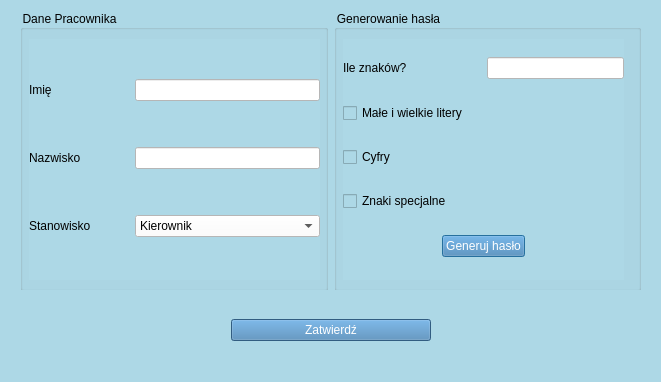
<?xml version="1.0" encoding="UTF-8"?>
<ui version="4.0">
 <class>Dialog</class>
 <widget class="QDialog" name="Dialog">
  <property name="geometry">
   <rect>
    <x>0</x>
    <y>0</y>
    <width>661</width>
    <height>382</height>
   </rect>
  </property>
  <property name="windowTitle">
   <string>Dialog</string>
  </property>
  <property name="styleSheet">
   <string notr="true">background-color:lightblue;</string>
  </property>
  <widget class="QWidget" name="gridLayoutWidget">
   <property name="geometry">
    <rect>
     <x>20</x>
     <y>10</y>
     <width>621</width>
     <height>281</height>
    </rect>
   </property>
   <layout class="QGridLayout" name="gridLayout">
    <item row="0" column="0">
     <widget class="QGroupBox" name="groupBox">
      <property name="title">
       <string>Dane Pracownika</string>
      </property>
      <widget class="QWidget" name="horizontalLayoutWidget">
       <property name="geometry">
        <rect>
         <x>9</x>
         <y>29</y>
         <width>291</width>
         <height>241</height>
        </rect>
       </property>
       <layout class="QHBoxLayout" name="horizontalLayout">
        <item>
         <layout class="QGridLayout" name="gridLayout_2">
          <item row="0" column="0">
           <widget class="QLabel" name="label">
            <property name="minimumSize">
             <size>
              <width>100</width>
              <height>0</height>
             </size>
            </property>
            <property name="styleSheet">
             <string notr="true">color: black;</string>
            </property>
            <property name="text">
             <string>Imię</string>
            </property>
           </widget>
          </item>
          <item row="1" column="1">
           <widget class="QLineEdit" name="nazwiskoEdit">
            <property name="styleSheet">
             <string notr="true">background-color:white;</string>
            </property>
           </widget>
          </item>
          <item row="0" column="1">
           <widget class="QLineEdit" name="imieEdit">
            <property name="styleSheet">
             <string notr="true">background-color:white;</string>
            </property>
           </widget>
          </item>
          <item row="1" column="0">
           <widget class="QLabel" name="label_2">
            <property name="minimumSize">
             <size>
              <width>100</width>
              <height>0</height>
             </size>
            </property>
            <property name="styleSheet">
             <string notr="true">color:black;</string>
            </property>
            <property name="text">
             <string>Nazwisko</string>
            </property>
           </widget>
          </item>
          <item row="2" column="0">
           <widget class="QLabel" name="label_3">
            <property name="minimumSize">
             <size>
              <width>100</width>
              <height>0</height>
             </size>
            </property>
            <property name="styleSheet">
             <string notr="true">color:black;</string>
            </property>
            <property name="text">
             <string>Stanowisko</string>
            </property>
           </widget>
          </item>
          <item row="2" column="1">
           <widget class="QComboBox" name="stanowiskoBox">
            <property name="styleSheet">
             <string notr="true">background-color:white;</string>
            </property>
            <item>
             <property name="text">
              <string>Kierownik</string>
             </property>
            </item>
            <item>
             <property name="text">
              <string>Starszy programista</string>
             </property>
            </item>
            <item>
             <property name="text">
              <string>Młodszy programista</string>
             </property>
            </item>
            <item>
             <property name="text">
              <string>Tester</string>
             </property>
            </item>
           </widget>
          </item>
         </layout>
        </item>
       </layout>
      </widget>
     </widget>
    </item>
    <item row="0" column="1">
     <widget class="QGroupBox" name="groupBox_2">
      <property name="title">
       <string>Generowanie hasła</string>
      </property>
      <widget class="QWidget" name="gridLayoutWidget_3">
       <property name="geometry">
        <rect>
         <x>9</x>
         <y>29</y>
         <width>281</width>
         <height>241</height>
        </rect>
       </property>
       <layout class="QGridLayout" name="gridLayout_4">
        <item row="4" column="1" colspan="2">
         <widget class="QPushButton" name="generujButton">
          <property name="styleSheet">
           <string notr="true">background-color:#4682B4;
color: white;</string>
          </property>
          <property name="text">
           <string>Generuj hasło</string>
          </property>
         </widget>
        </item>
        <item row="4" column="3">
         <spacer name="horizontalSpacer_2">
          <property name="orientation">
           <enum>Qt::Horizontal</enum>
          </property>
          <property name="sizeHint" stdset="0">
           <size>
            <width>40</width>
            <height>20</height>
           </size>
          </property>
         </spacer>
        </item>
        <item row="4" column="0">
         <spacer name="horizontalSpacer">
          <property name="orientation">
           <enum>Qt::Horizontal</enum>
          </property>
          <property name="sizeHint" stdset="0">
           <size>
            <width>40</width>
            <height>20</height>
           </size>
          </property>
         </spacer>
        </item>
        <item row="3" column="0" colspan="3">
         <widget class="QCheckBox" name="znakiSpecjalneBox">
          <property name="styleSheet">
           <string notr="true">color:black;</string>
          </property>
          <property name="text">
           <string>Znaki specjalne</string>
          </property>
         </widget>
        </item>
        <item row="2" column="0" colspan="3">
         <widget class="QCheckBox" name="cyfryBox">
          <property name="styleSheet">
           <string notr="true">color:black;</string>
          </property>
          <property name="text">
           <string>Cyfry</string>
          </property>
         </widget>
        </item>
        <item row="1" column="0" colspan="3">
         <widget class="QCheckBox" name="literyBox">
          <property name="styleSheet">
           <string notr="true">color:black;</string>
          </property>
          <property name="text">
           <string>Małe i wielkie litery</string>
          </property>
         </widget>
        </item>
        <item row="0" column="0" colspan="2">
         <widget class="QLabel" name="label_4">
          <property name="styleSheet">
           <string notr="true">color:black;</string>
          </property>
          <property name="text">
           <string>Ile znaków?</string>
          </property>
         </widget>
        </item>
        <item row="0" column="2" colspan="2">
         <widget class="QLineEdit" name="znakEdit">
          <property name="styleSheet">
           <string notr="true">background-color:white;</string>
          </property>
         </widget>
        </item>
       </layout>
      </widget>
     </widget>
    </item>
   </layout>
  </widget>
  <widget class="QWidget" name="gridLayoutWidget_4">
   <property name="geometry">
    <rect>
     <x>20</x>
     <y>290</y>
     <width>621</width>
     <height>80</height>
    </rect>
   </property>
   <layout class="QGridLayout" name="gridLayout_5">
    <item row="0" column="0">
     <spacer name="horizontalSpacer_3">
      <property name="orientation">
       <enum>Qt::Horizontal</enum>
      </property>
      <property name="sizeHint" stdset="0">
       <size>
        <width>40</width>
        <height>20</height>
       </size>
      </property>
     </spacer>
    </item>
    <item row="0" column="1">
     <widget class="QPushButton" name="zatwierdzButton">
      <property name="minimumSize">
       <size>
        <width>200</width>
        <height>0</height>
       </size>
      </property>
      <property name="styleSheet">
       <string notr="true">background-color:#4682B4;
color: white;</string>
      </property>
      <property name="text">
       <string>Zatwierdź</string>
      </property>
     </widget>
    </item>
    <item row="0" column="2">
     <spacer name="horizontalSpacer_4">
      <property name="orientation">
       <enum>Qt::Horizontal</enum>
      </property>
      <property name="sizeHint" stdset="0">
       <size>
        <width>40</width>
        <height>20</height>
       </size>
      </property>
     </spacer>
    </item>
   </layout>
  </widget>
 </widget>
 <resources/>
 <connections/>
</ui>
